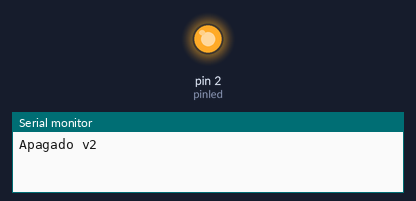
The sketch below on a simulated Arduino Uno, built with avr-gcc and run on an emulated ATmega328P. On the bench: output pins drawn as LEDs (lit = HIGH), the last lines printed to the serial monitor.

Above: at 1.5 s.
At 4.5 s:
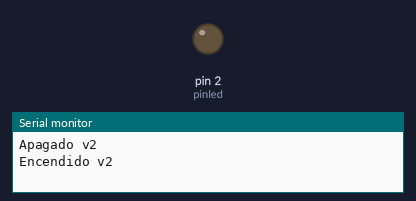
Timing chart, 0 to 7.8 s (numbered marks = the images above):
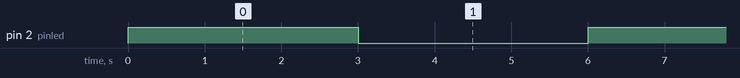

The sketch:

led_2.ino.ino
```cpp
/*
 Configuración imperativa del microcontrolador nodemcu
 en loop led
*/

int pinled=2; // D4

void setup() {

  Serial.begin(9600);
  pinMode(pinled, OUTPUT);
}


void loop() {
  digitalWrite(pinled, HIGH);
  Serial.println("Apagado v2");
  delay(3000);
  digitalWrite(pinled, LOW);
  Serial.println("Encendido v2");
  delay(3000);
}
```

Measured:
- by itself, pin 2 (pinled): alternates HIGH for 3.0 s and LOW for 3.0 s
